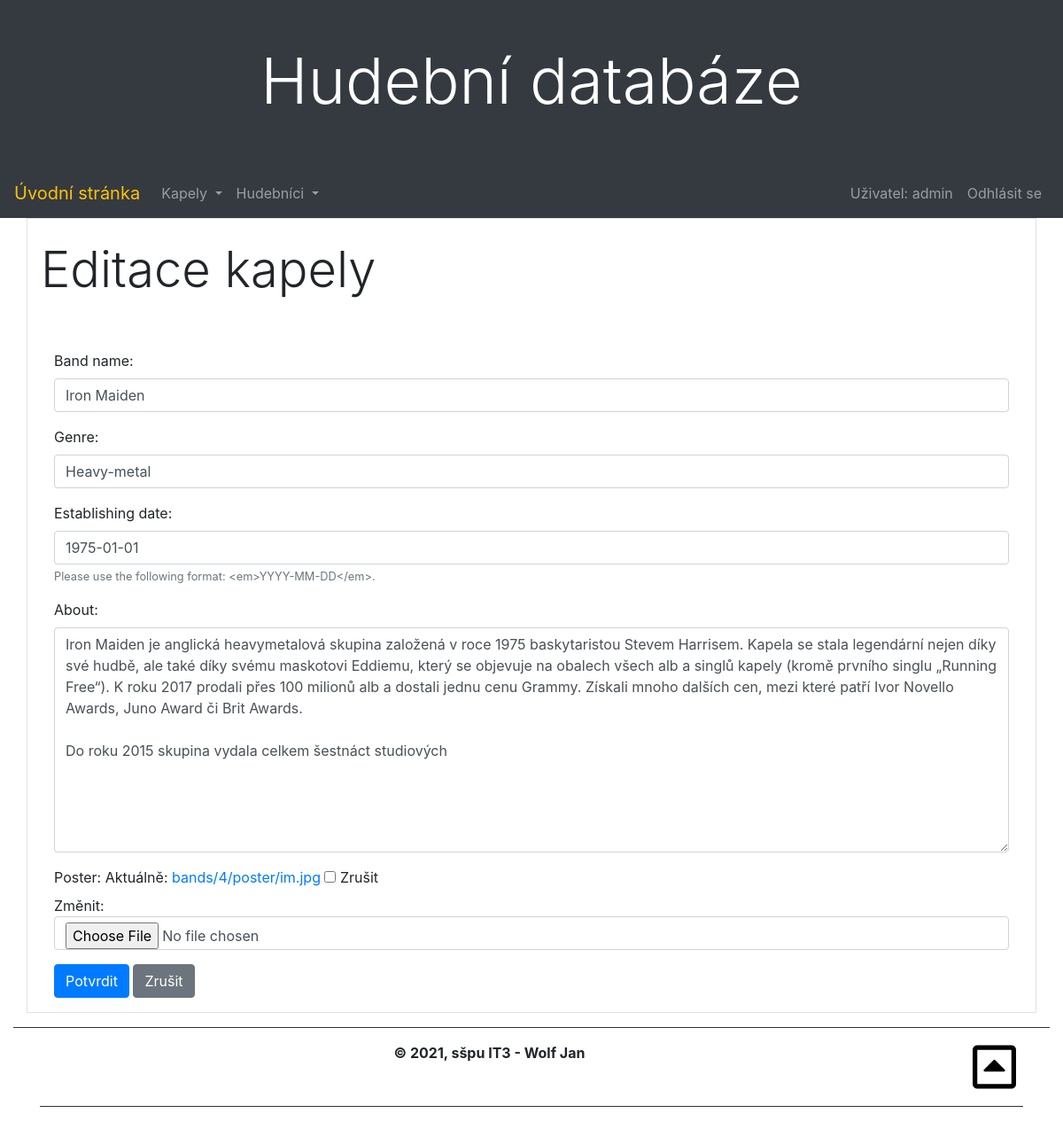
The page /kapela/band/4/update/ (signed in) on the database as committed earlier.
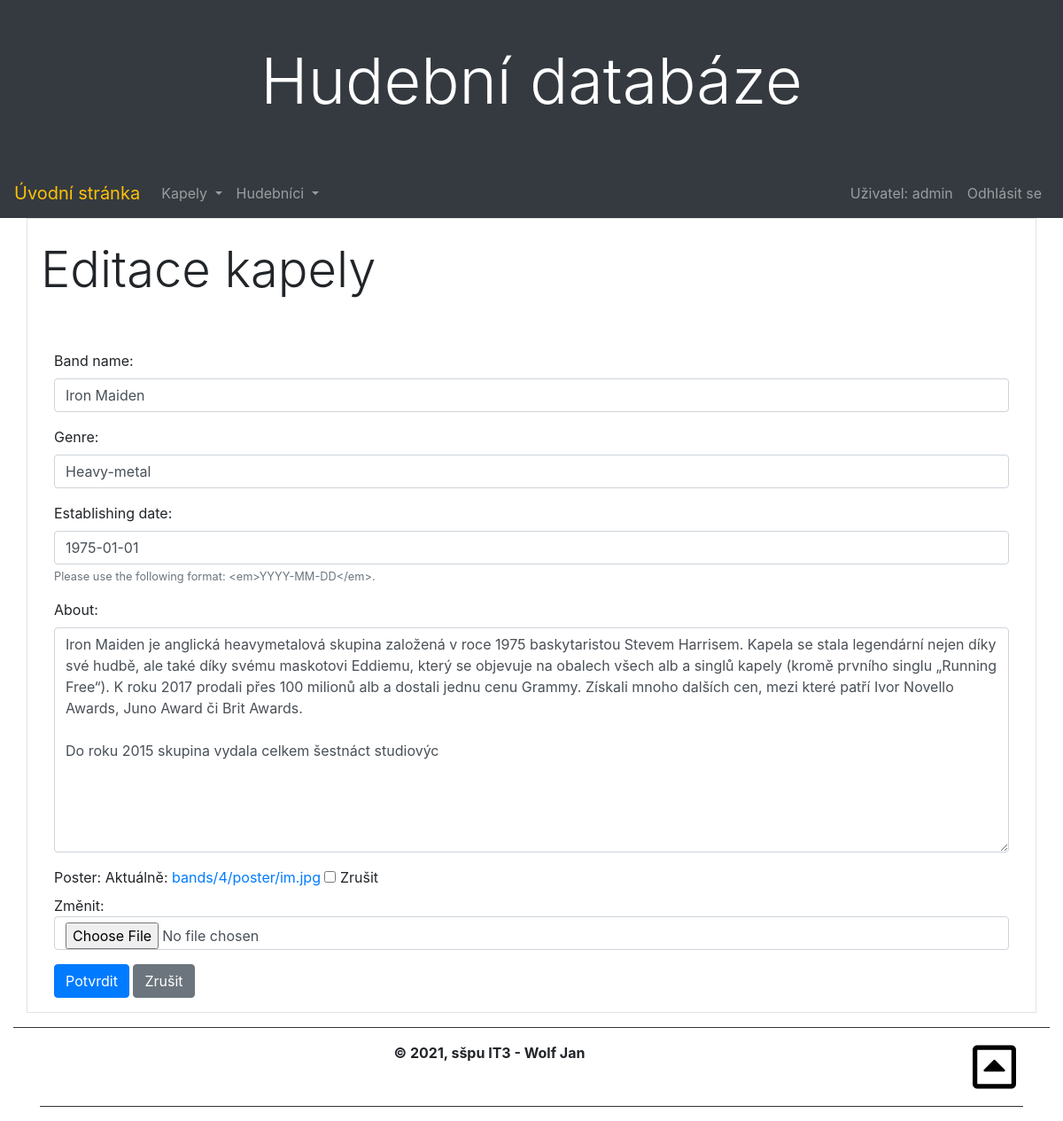
The same page on the database as committed later.
### kapela/models.py (models this page shows, shortened)
class Band(models.Model):
    band_name = models.CharField(max_length=40, verbose_name="Band name")
    genre = models.CharField(max_length=50, verbose_name="Genre")
    est_date = models.DateField(help_text="Please use the following format: <em>YYYY-MM-DD</em>.",verbose_name="Establishing date")
    about = models.TextField(blank=True, null=True, verbose_name="About", max_length=500)
    poster = models.ImageField(upload_to=poster_path, blank=True, null=True, verbose_name="Poster")
    class Meta:
        ordering = ["band_name"]

### kapela/views.py (the view, shortened to what this page needs)
# urls.py: path('band/<int:pk>/update/', views.BandUpdateView.as_view(), name='band-update'),
class BandUpdateView(LoginRequiredMixin, PermissionRequiredMixin, UpdateView):
    model = Band
    form_class = BandModelForm
    template_name = 'kapela/band_bootstrap_form.html'
    permission_required = 'kapela.change_band'

### kapela/forms.py
class BandModelForm(ModelForm):
    class Meta:
        model = Band
        fields = ['band_name', 'genre', 'est_date', 'about', 'poster']

### kapela/context_processors.py (called while the page is built)
def bands(request):
    return {'bands': Band.objects.all()}

def members(request):
    return {'members': Member.objects.all()}

### kapela/models.py (called while the page is built)
    def __str__(self):
        return self.first_name  + ' ' + self.last_name

### kapela/templates/kapela/band_bootstrap_form.html (shortened to what this page needs)
{% extends "base.html" %}
{% load widget_tweaks %}
{% block content %}
<div class="row mb-3">
        <h2 class="display-4 text-center">Editace kapely</h2>
</div>
<div class="row mt-5 mb-3">
    <div class="container">
        <form method="post" novalidate>
            {% for field in form.visible_fields %}
            <div class="form-group">
                {{ field.label_tag }}
                {% if form.is_bound %}
                  {% if field.errors %}
                    {% render_field field class="form-control is-invalid" %}
                    {% for error in field.errors %}
                      <div class="invalid-feedback">
                          {{ error }}
                      </div>
                    {% endfor %}
                  {% else %}
                    {% render_field field class="form-control is-valid" %}
                  {% endif %}
                {% else %}
                  {% render_field field class="form-control" %}
                {% endif %}
                {% if field.help_text %}
                <small class="form-text text-muted">{{ field.help_text }}</small>
                {% endif %}
            </div>
            {% endfor %}
            <button class="btn btn-primary" type="submit">Potvrdit</button>
            <button class="btn btn-secondary" onclick="javascript:history.back();">Zrušit</button>
        </form>
    </div>
</div>
{% endblock %}

Rows that differ between the two databases and show on the page:
changed Band "Iron Maiden": about "…skupina vydala celkem šestnáct studiových" → "…skupina vydala celkem šestnáct studiovýc"
